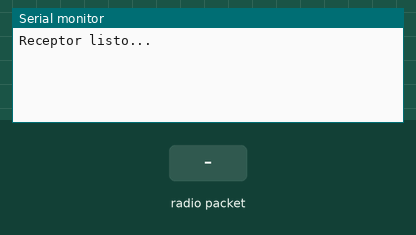
A sketch run on a simulated Arduino Uno, built with avr-gcc and run on an emulated ATmega328P. Shown: the last lines printed to the serial monitor. The inputs (shaded band) are chosen by the test bench. No radio packets arrive unless stated.

Above: at 1.2 s.
1.3 s: radio packet "1" arrives
At 2.0 s:
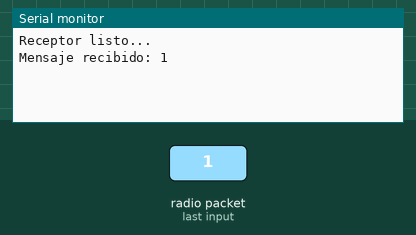
2.8 s: radio packet "0" arrives
At 3.1 s:
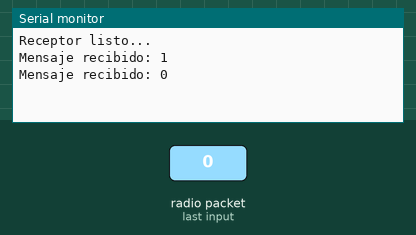
4.3 s: radio packet "2" arrives
At 5.5 s:
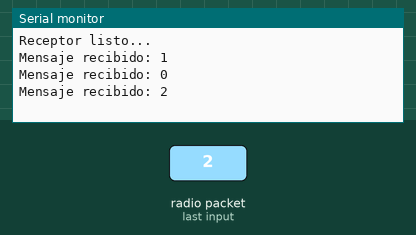

The sketch:

Receptor_NRF24L01.ino
```cpp
//Receptor
#include <SPI.h>
#include <RF24.h>

#define CE_PIN 4
#define CSN_PIN 5

RF24 radio(CE_PIN, CSN_PIN);

const byte direccion[6] = "00011";
char mensajeRecibido[32] = "";

void setup() {
  Serial.begin(115200);

  if (!radio.begin()) {
    Serial.println("NRF24L01 no detectado");
    while (1);
  }

  radio.openReadingPipe(0, direccion);
  radio.setPALevel(RF24_PA_LOW);
  radio.startListening();

  Serial.println("Receptor listo...");
}

void loop() {
  if (radio.available()) {
    radio.read(&mensajeRecibido, sizeof(mensajeRecibido));

    Serial.print("Mensaje recibido: ");
    Serial.println(mensajeRecibido);
  }
}
```

Measured:
- after the input at 1.3 s, the serial monitor: prints a new line at once (image 1)
- after the input at 2.8 s, the serial monitor: prints a new line at once (image 2)
- after the input at 4.3 s, the serial monitor: prints a new line at once (image 3)
